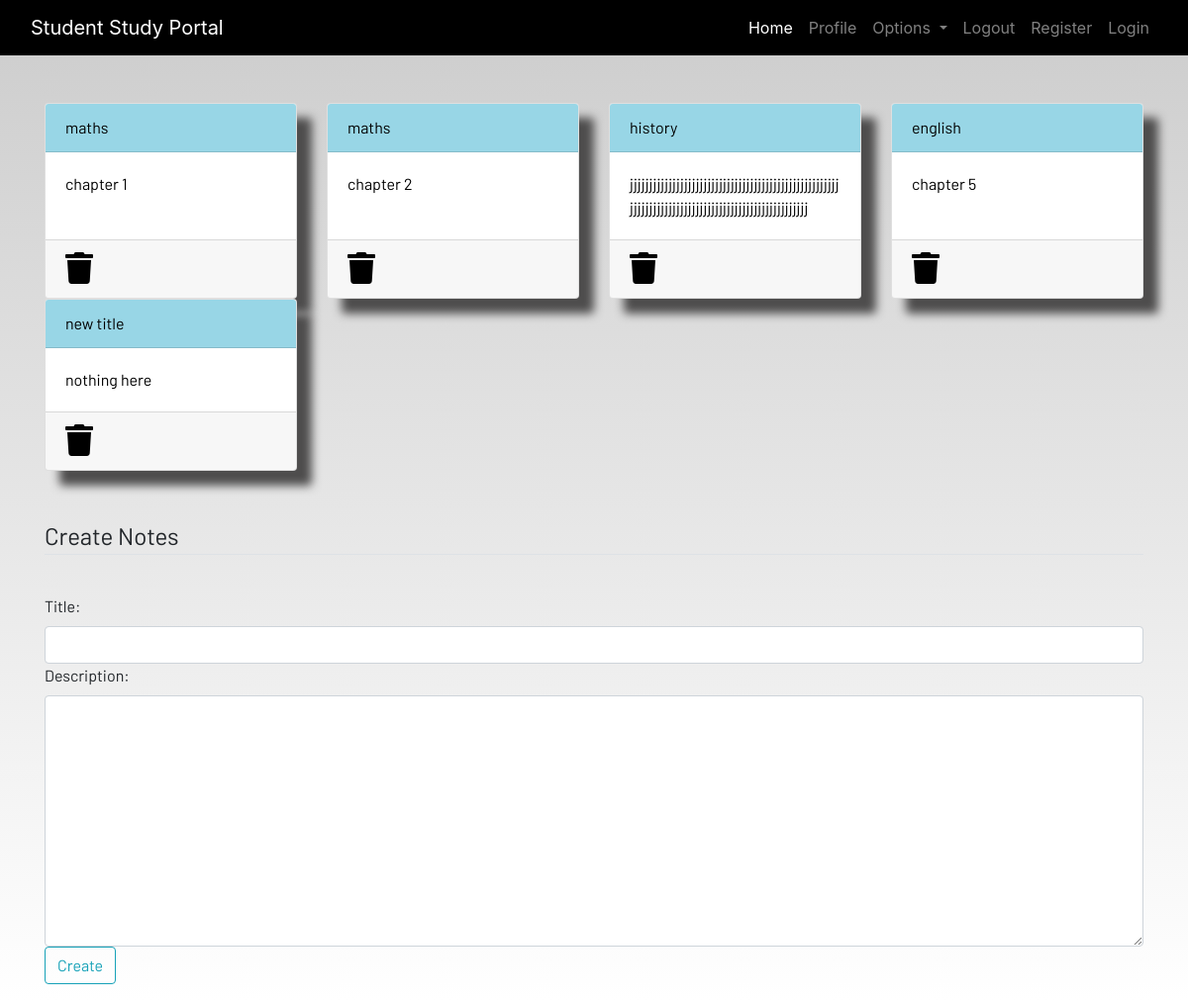
Screenshot of /notes/ (signed in) with the database file from the repository.
### dashboard/models.py (models this page shows, shortened)
class Notes(models.Model):
    user=models.ForeignKey(User,on_delete=models.CASCADE)
    title=models.CharField(max_length=200)
    description=models.TextField()

### dashboard/views.py (the view)
# urls.py: path("notes/",views.notes,name="notes"),
def notes(request):
    if request.method=="POST":
        form=NotesForm(request.POST)
        if form.is_valid():
            notes=Notes(user=request.user,title=request.POST['title'],description=request.POST['description'])
            notes.save()
            messages.success(request,'notes added  successfully')
    form=NotesForm
    notes=Notes.objects.filter(user=request.user)
    context={'notes':notes,'form':form}
    return render(request,'dashboard/notes.html',context)

### dashboard/templates/dashboard/notes.html (shortened to what this page needs)
{% extends 'dashboard/base.html' %}
{% load static %}
{% load crispy_forms_tags %}
{% block content %}
<div class="container">
    <div class="row">
        {%for note in notes%}
        <div class="col-md-3">
            <a href="{% url 'notes-details' note.id%}">
                <div class="card">
                    <div class="card-header">{{note.title}}</div>
                    <div class="card-body">{{note.description|slice:"0:100"}}</div>
                    <div class="card-footer mt-auto "><a href="{% url 'delete-notes' note.id%}">
                        <i class="fa fa-trash fa-2x"></i></a>
                    </div>
                </div>
            </a>
        </div>
        <br><br>
        {%endfor%}
    </div>
</div>
<br><br>
<div class="container">
    <form method="POST">
        <fieldset class="form-group">
            <legend class="border-bottom mb-4">Create Notes</legend>
        </fieldset>
        {{ form }}
        <div class="form-group">
            <button href="" class="btn btn-outline-info" type="submit">
                Create
            </button>
        </div>
    </form>
</div>
{% endblock content %}

### dashboard/static/css/main.css (style rules this page uses)
html { scroll-behavior: smooth; height: 100%; width: 100%; }
.card { box-shadow: 15px 15px 10px rgb(78, 77, 77); }
a { text-decoration: none !important; color: black; }
.card-header { color: black !important; background: rgb(152, 214, 230) !important; transition: 0.3s ease-in; }
html, body { max-width: 100%; overflow-x: hidden; height: 100%; width: 100%; }
body { background: linear-gradient(rgba(0, 0, 0, 0.2), rgba(255, 255, 255, 0.5)); overflow-x: hidden; background-repeat: no-repeat; }
.card-header { background-color: rgb(133, 204, 231); }
.col-md-3 .card { width: 100%; height: 100%; }
.fa { color: black; }

### rows the page displays
Notes: title "maths", description "chapter 1"
Notes: title "maths", description "chapter 2"
Notes: title "history", description "jjjjjjjjjjjjjjjjjjjjjjjjjjjjjjjjjjjjjjjjjjjjjjjjjjjjjjjjjjjjjjjjjjjjjjjjjjjjjjjjjjjjjjjjjjjjjjjjjjjj"
Notes: title "english", description "chapter 5"
Notes: title "new title", description "nothing here"
